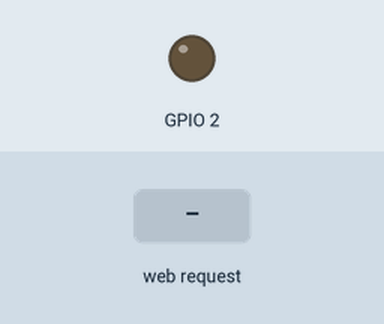
Bench run of a sketch on a simulated ESP32. Parts: output pins drawn as LEDs (lit = HIGH). The test bench sets the inputs (shaded band). WiFi joins after 1.5 s; servers stay silent unless stated; what the sketch prints to the serial monitor is not drawn.

Above: at 2.7 s.
2.8 s: HTTP request GET /LED=ON received
At 3.6 s:
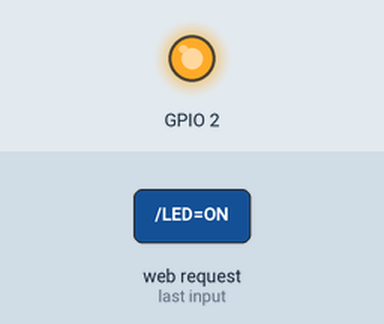
4.3 s: HTTP request GET /LED=OFF received
At 4.8 s:
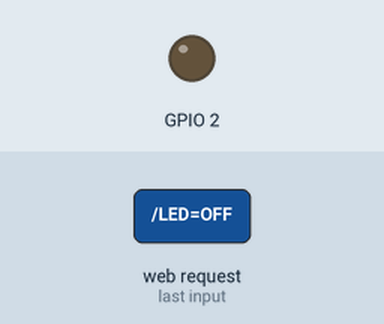
Timing chart, 0 to 7.3 s (numbered marks = the images above; inputs shaded):
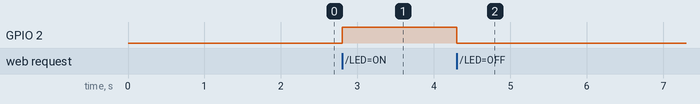

The sketch:

ESP32LED_WiFi.ino
```cpp
#include <WiFi.h>
#include <WiFiClient.h>
#include <WiFiServer.h>
#include <WiFiUdp.h>


const char* ssid = "Lenovo";
const char* password = "mecatronica";
WiFiServer server(80);

void setup() {
Serial.begin(115200); //Start Serial
WiFi.begin(ssid, password); //Connect to WiFi
while(WiFi.status() != WL_CONNECTED){
  delay(500);
  Serial.print(".");
}

Serial.print("");
Serial.println("WiFi connected");
Serial.println(WiFi.localIP());
pinMode(2,OUTPUT);

server.begin();
Serial.println("Server Started");
}

void loop() {
WiFiClient client = server.available();
if(!client){
  return;
}

//Wait for data

Serial.println("New Client");
while(!client.available()){
  delay(1);
}

//Read the request

String request = client.readStringUntil('\r');
Serial.println(request);
client.flush();

//Match the request
//int value = LOW;
if(request.indexOf("/LED=ON")!= -1){
  digitalWrite(2,HIGH);
}
if(request.indexOf("/LED=OFF")!= -1){
  digitalWrite(2,LOW);
}
}
```

Measured:
- after the input at 2.8 s, GPIO 2: LOW → HIGH at once
- after the input at 4.3 s, GPIO 2: HIGH → LOW at once
